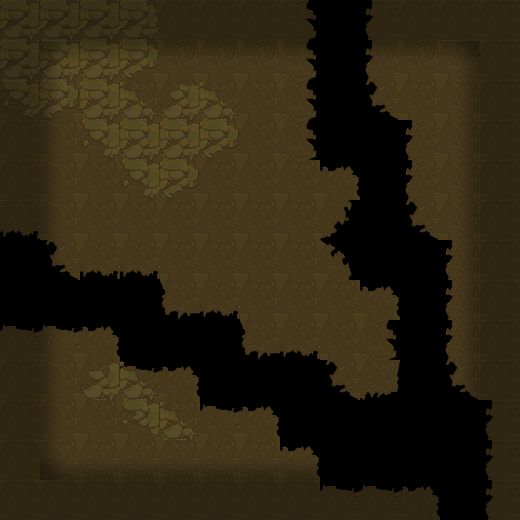

Below is a game level as drawn by its tile map, then a one-line description and the .tmx that defines it (tile-layer data replaced by summaries):
An orthogonal 13x13 tile map with 40x40 px tiles, 3 tile layers (块层 1, 块层 3, 块层 2).

<map version="1.0" orientation="orthogonal" width="13" height="13" tilewidth="40" tileheight="40">
 <tileset firstgid="1" name="mdmap_skin" tilewidth="40" tileheight="40">
  <image source="mdmap_skin.png" width="400" height="240" />
 </tileset>
 <layer name="块层 1" width="13" height="13">
  <data>[169 cells, 136 non-empty, 18 distinct tile ids]</data>
 </layer>
 <layer name="块层 3" width="13" height="13">
  <data>[169 cells, 24 non-empty, 10 distinct tile ids]</data>
 </layer>
 <layer name="块层 2" width="13" height="13">
  <data>[169 cells, 88 non-empty, 9 distinct tile ids]</data>
 </layer>
</map>
